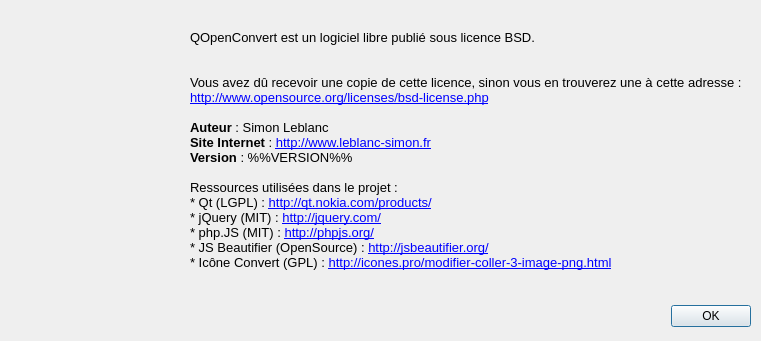
<?xml version="1.0" encoding="UTF-8"?>
<ui version="4.0">
 <class>About</class>
 <widget class="QDialog" name="About">
  <property name="geometry">
   <rect>
    <x>0</x>
    <y>0</y>
    <width>761</width>
    <height>341</height>
   </rect>
  </property>
  <property name="minimumSize">
   <size>
    <width>533</width>
    <height>278</height>
   </size>
  </property>
  <property name="maximumSize">
   <size>
    <width>800</width>
    <height>350</height>
   </size>
  </property>
  <property name="contextMenuPolicy">
   <enum>Qt::NoContextMenu</enum>
  </property>
  <property name="windowTitle">
   <string>À propos de QOpenConvert</string>
  </property>
  <property name="windowIcon">
   <iconset resource="ressource.qrc">
    <normaloff>:/images/logo.png</normaloff>:/images/logo.png</iconset>
  </property>
  <property name="modal">
   <bool>false</bool>
  </property>
  <widget class="QDialogButtonBox" name="buttonBox">
   <property name="geometry">
    <rect>
     <x>410</x>
     <y>300</y>
     <width>341</width>
     <height>32</height>
    </rect>
   </property>
   <property name="orientation">
    <enum>Qt::Horizontal</enum>
   </property>
   <property name="standardButtons">
    <set>QDialogButtonBox::Ok</set>
   </property>
  </widget>
  <widget class="QLabel" name="label">
   <property name="geometry">
    <rect>
     <x>190</x>
     <y>10</y>
     <width>571</width>
     <height>281</height>
    </rect>
   </property>
   <property name="text">
    <string>&lt;!DOCTYPE HTML PUBLIC &quot;-//W3C//DTD HTML 4.0//EN&quot; &quot;http://www.w3.org/TR/REC-html40/strict.dtd&quot;&gt;
&lt;html&gt;&lt;head&gt;&lt;meta name=&quot;qrichtext&quot; content=&quot;1&quot; /&gt;&lt;style type=&quot;text/css&quot;&gt;
p, li { white-space: pre-wrap; }
&lt;/style&gt;&lt;/head&gt;&lt;body style=&quot; font-family:'Sans'; font-size:10pt; font-weight:400; font-style:normal;&quot;&gt;
&lt;table border=&quot;0&quot; style=&quot;-qt-table-type: root; margin-top:4px; margin-bottom:4px; margin-left:4px; margin-right:4px;&quot;&gt;
&lt;tr&gt;
&lt;td style=&quot;border: none;&quot;&gt;
&lt;p style=&quot; margin-top:0px; margin-bottom:0px; margin-left:0px; margin-right:0px; -qt-block-indent:0; text-indent:0px;&quot;&gt;QOpenConvert est un logiciel libre publié sous licence BSD.					&lt;/p&gt;
&lt;p style=&quot; margin-top:0px; margin-bottom:0px; margin-left:0px; margin-right:0px; -qt-block-indent:0; text-indent:0px;&quot;&gt;					&lt;/p&gt;
&lt;p style=&quot; margin-top:0px; margin-bottom:0px; margin-left:0px; margin-right:0px; -qt-block-indent:0; text-indent:0px;&quot;&gt;Vous avez dû recevoir une copie de cette licence, sinon vous en trouverez une à cette adresse : &lt;a href=&quot;http://www.opensource.org/licenses/bsd-license.php&quot;&gt;&lt;span style=&quot; text-decoration: underline; color:#0000ff;&quot;&gt;http://www.opensource.org/licenses/bsd-license.php&lt;/span&gt;&lt;/a&gt;&lt;/p&gt;
&lt;p style=&quot;-qt-paragraph-type:empty; margin-top:0px; margin-bottom:0px; margin-left:0px; margin-right:0px; -qt-block-indent:0; text-indent:0px; color:#0000ff;&quot;&gt;&lt;/p&gt;
&lt;p style=&quot; margin-top:0px; margin-bottom:0px; margin-left:0px; margin-right:0px; -qt-block-indent:0; text-indent:0px;&quot;&gt;&lt;span style=&quot; font-weight:600; color:#000000;&quot;&gt;Auteur&lt;/span&gt;&lt;span style=&quot; color:#000000;&quot;&gt; : Simon Leblanc&lt;/span&gt;&lt;/p&gt;
&lt;p style=&quot; margin-top:0px; margin-bottom:0px; margin-left:0px; margin-right:0px; -qt-block-indent:0; text-indent:0px;&quot;&gt;&lt;span style=&quot; font-weight:600; color:#000000;&quot;&gt;Site Internet&lt;/span&gt;&lt;span style=&quot; color:#000000;&quot;&gt; : &lt;/span&gt;&lt;a href=&quot;http://www.leblanc-simon.fr&quot;&gt;&lt;span style=&quot; text-decoration: underline; color:#0000ff;&quot;&gt;http://www.leblanc-simon.fr&lt;/span&gt;&lt;/a&gt;&lt;/p&gt;
&lt;p style=&quot; margin-top:0px; margin-bottom:0px; margin-left:0px; margin-right:0px; -qt-block-indent:0; text-indent:0px;&quot;&gt;&lt;span style=&quot; font-weight:600; color:#000000;&quot;&gt;Version&lt;/span&gt;&lt;span style=&quot; color:#000000;&quot;&gt; : %%VERSION%%&lt;/span&gt;&lt;/p&gt;
&lt;p style=&quot;-qt-paragraph-type:empty; margin-top:0px; margin-bottom:0px; margin-left:0px; margin-right:0px; -qt-block-indent:0; text-indent:0px; color:#000000;&quot;&gt;&lt;/p&gt;
&lt;p style=&quot; margin-top:0px; margin-bottom:0px; margin-left:0px; margin-right:0px; -qt-block-indent:0; text-indent:0px;&quot;&gt;&lt;span style=&quot; color:#000000;&quot;&gt;Ressources utilisées dans le projet :&lt;/span&gt;&lt;/p&gt;
&lt;p style=&quot; margin-top:0px; margin-bottom:0px; margin-left:0px; margin-right:0px; -qt-block-indent:0; text-indent:0px;&quot;&gt;&lt;span style=&quot; color:#000000;&quot;&gt;* Qt (LGPL) : &lt;/span&gt;&lt;a href=&quot;http://qt.nokia.com/products/&quot;&gt;&lt;span style=&quot; text-decoration: underline; color:#0000ff;&quot;&gt;http://qt.nokia.com/products/&lt;/span&gt;&lt;/a&gt;&lt;/p&gt;
&lt;p style=&quot; margin-top:0px; margin-bottom:0px; margin-left:0px; margin-right:0px; -qt-block-indent:0; text-indent:0px;&quot;&gt;&lt;span style=&quot; color:#000000;&quot;&gt;* jQuery (MIT) : &lt;/span&gt;&lt;a href=&quot;http://jquery.com/&quot;&gt;&lt;span style=&quot; text-decoration: underline; color:#0000ff;&quot;&gt;http://jquery.com/&lt;/span&gt;&lt;/a&gt;&lt;/p&gt;
&lt;p style=&quot; margin-top:0px; margin-bottom:0px; margin-left:0px; margin-right:0px; -qt-block-indent:0; text-indent:0px;&quot;&gt;&lt;span style=&quot; color:#000000;&quot;&gt;* php.JS (MIT) : &lt;/span&gt;&lt;a href=&quot;http://phpjs.org/&quot;&gt;&lt;span style=&quot; text-decoration: underline; color:#0000ff;&quot;&gt;http://phpjs.org/&lt;/span&gt;&lt;/a&gt;&lt;/p&gt;
&lt;p style=&quot; margin-top:0px; margin-bottom:0px; margin-left:0px; margin-right:0px; -qt-block-indent:0; text-indent:0px;&quot;&gt;&lt;span style=&quot; color:#000000;&quot;&gt;* JS Beautifier (OpenSource) : &lt;/span&gt;&lt;a href=&quot;http://jsbeautifier.org/&quot;&gt;&lt;span style=&quot; text-decoration: underline; color:#0000ff;&quot;&gt;http://jsbeautifier.org/&lt;/span&gt;&lt;/a&gt;&lt;/p&gt;
&lt;p style=&quot; margin-top:0px; margin-bottom:0px; margin-left:0px; margin-right:0px; -qt-block-indent:0; text-indent:0px;&quot;&gt;&lt;span style=&quot; color:#000000;&quot;&gt;* Icône Convert (GPL) : &lt;/span&gt;&lt;a href=&quot;http://icones.pro/modifier-coller-3-image-png.html&quot;&gt;&lt;span style=&quot; text-decoration: underline; color:#0000ff;&quot;&gt;http://icones.pro/modifier-coller-3-image-png.html&lt;/span&gt;&lt;/a&gt;&lt;/p&gt;&lt;/td&gt;&lt;/tr&gt;&lt;/table&gt;&lt;/body&gt;&lt;/html&gt;</string>
   </property>
   <property name="textFormat">
    <enum>Qt::RichText</enum>
   </property>
   <property name="wordWrap">
    <bool>true</bool>
   </property>
   <property name="openExternalLinks">
    <bool>true</bool>
   </property>
   <property name="textInteractionFlags">
    <set>Qt::LinksAccessibleByMouse|Qt::TextSelectableByMouse</set>
   </property>
  </widget>
  <widget class="QLabel" name="label_2">
   <property name="geometry">
    <rect>
     <x>10</x>
     <y>10</y>
     <width>171</width>
     <height>211</height>
    </rect>
   </property>
   <property name="text">
    <string/>
   </property>
   <property name="pixmap">
    <pixmap resource="ressource.qrc">:/images/logo.png</pixmap>
   </property>
  </widget>
 </widget>
 <resources>
  <include location="ressource.qrc"/>
 </resources>
 <connections>
  <connection>
   <sender>buttonBox</sender>
   <signal>accepted()</signal>
   <receiver>About</receiver>
   <slot>accept()</slot>
   <hints>
    <hint type="sourcelabel">
     <x>248</x>
     <y>254</y>
    </hint>
    <hint type="destinationlabel">
     <x>157</x>
     <y>274</y>
    </hint>
   </hints>
  </connection>
  <connection>
   <sender>buttonBox</sender>
   <signal>rejected()</signal>
   <receiver>About</receiver>
   <slot>reject()</slot>
   <hints>
    <hint type="sourcelabel">
     <x>316</x>
     <y>260</y>
    </hint>
    <hint type="destinationlabel">
     <x>286</x>
     <y>274</y>
    </hint>
   </hints>
  </connection>
 </connections>
</ui>
